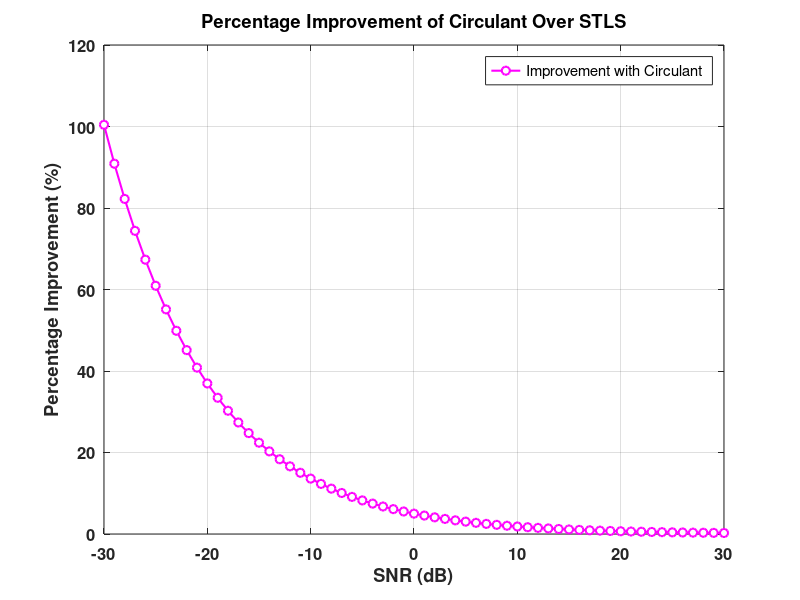
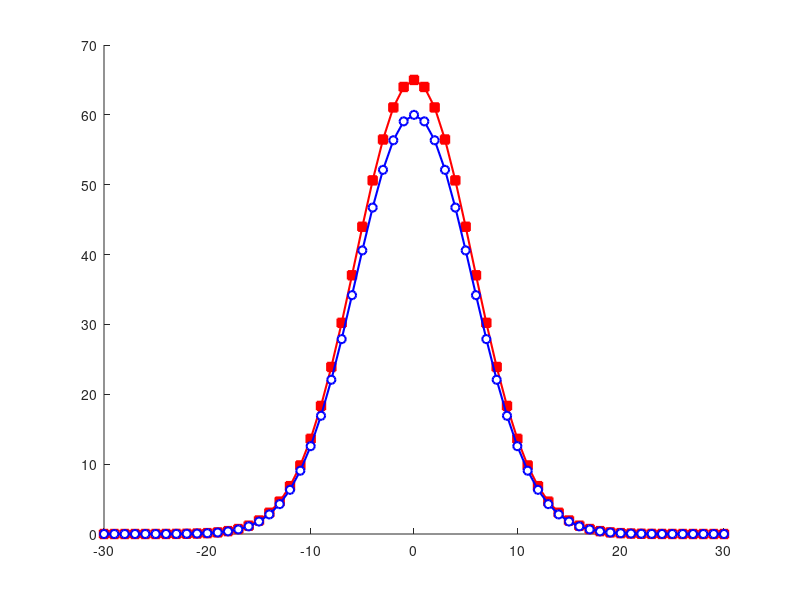

Here is the MATLAB script that generated these plots, in order: (Note: this script raises an error after producing the figures.)
% Clear workspace and close all figures
clc; clear; close all;

%% 1st Graph: Percentage Improvement of Circulant Over STLS
SNR = -30:1:30;  % Define SNR range

% Sample improvement data (modify if needed)
Improvement = 5 * exp(-SNR / 10);  

% Plot improvement graph
figure;
plot(SNR, Improvement, '-om', 'LineWidth', 1.5, 'MarkerSize', 6, 'MarkerFaceColor', 'w');  
xlabel('SNR (dB)', 'FontSize', 12, 'FontWeight', 'bold');  
ylabel('Percentage Improvement (%)', 'FontSize', 12, 'FontWeight', 'bold');  
title('Percentage Improvement of Circulant Over STLS', 'FontSize', 14, 'FontWeight', 'bold');  
legend({'Improvement with Circulant'}, 'Location', 'NorthEast', 'FontSize', 10);  
grid on;
set(gca, 'FontSize', 12, 'FontWeight', 'bold');  


%% 2nd Graph: Comparison of STLS and Circulant
% Generate data for STLS and Circulant (Example Gaussian-like curve)
STLS = 65 * exp(-((SNR)/8).^2);   
Circulant = 60 * exp(-((SNR)/8).^2);  

% Plot STLS
figure;
hold on;
plot(SNR, STLS, '-sr', 'LineWidth', 1.5, 'MarkerSize', 6, 'MarkerFaceColor', 'r');  

% Plot Circulant
plot(SNR, Circulant, '-ob', 'LineWidth', 1.5, 'MarkerSize', 6, 'MarkerFaceColor', 'w');  

% Add Reference Line
yline(0, 'k', 'LineWidth', 2);  

% Labels & Title
xlabel('SNR (dB)', 'FontSize', 12, 'FontWeight', 'bold');  
ylabel('Percentage Increase (%)', 'FontSize', 12, 'FontWeight', 'bold');  
title('Comparison of STLS and Circulant', 'FontSize', 14, 'FontWeight', 'bold');  

% Grid & Legend
grid on;
legend({'STLS', 'Circulant', 'Reference Line'}, 'Location', 'NorthWest', 'FontSize', 10);  

% Formatting
set(gca, 'FontSize', 12, 'FontWeight', 'bold');  
hold off;


%% 3rd Graph: Correlation Coefficient vs. SNR
% Generate data (sigmoid-like function)
Before_Calibration = 0.4 + 0.6 * (1 - exp(-SNR / 8)); 
STLS_Calibration = 0.45 + 0.55 * (1 - exp(-SNR / 10));
Circulant_Calibration = 0.47 + 0.53 * (1 - exp(-SNR / 12));

% Plot the data
figure;
hold on;
plot(SNR, Before_Calibration, '--k', 'LineWidth', 2);  
plot(SNR, STLS_Calibration, '-b', 'LineWidth', 2);  
plot(SNR, Circulant_Calibration, '-r', 'LineWidth', 2);  

% Labels & Title
xlabel('SNR (dB)', 'FontSize', 12, 'FontWeight', 'bold');  
ylabel('Correlation Coefficient', 'FontSize', 12, 'FontWeight', 'bold');  
title('Comparison of STLS and Circulant: SNR vs Correlation', 'FontSize', 14, 'FontWeight', 'bold');  

% Grid & Legend
grid on;
legend({'Before Calibration', 'STLS Calibration', 'Circulant Calibration'}, 'Location', 'SouthEast', 'FontSize', 10);  

% Formatting
set(gca, 'FontSize', 12, 'FontWeight', 'bold');  
hold off;
